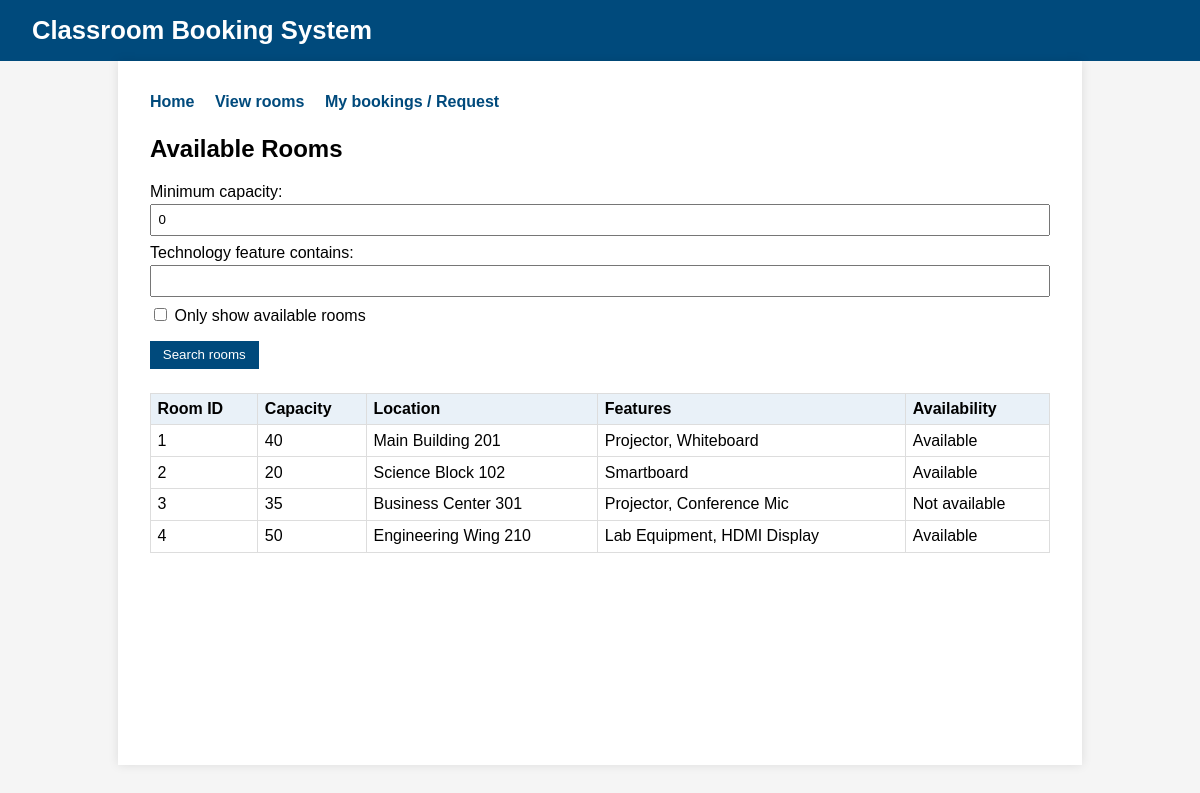
Screenshot of /project-root/instructor_rooms.php with the database file from the repository.
### tables this page shows
Create Table Rooms(
Capacity int,
Availability boolean,
Location varchar(64),
Tech_Feature text,
Rid int primary key
);

### project-root/instructor_rooms.php (the view, shortened to what this page needs)
<?php
include 'includes/db.php';
$capacity = isset($_GET['capacity']) ? (int)$_GET['capacity'] : 0;
$feature  = isset($_GET['feature']) ? trim($_GET['feature']) : '';
$onlyAvailable = isset($_GET['only_available']) ? true : false;
$sql = "SELECT * FROM Rooms WHERE 1=1";
$params = [];
$stmt = $pdo->prepare($sql);
$stmt->execute($params);
$rooms = $stmt->fetchAll();
?>
<!DOCTYPE html>
<html lang="en">
<head>
    <link rel="stylesheet" href="css/style.css">
</head>
<body>
<header>
    <h1>Classroom Booking System</h1>
</header>
<main>
    <nav>
        <a href="index.php">Home</a>
        <a href="instructor_rooms.php">View rooms</a>
        <a href="instructor_bookings.php">My bookings / Request</a>
    </nav>
    <h2>Available Rooms</h2>
    <form method="get">
        <label for="capacity">Minimum capacity:</label>
        <input type="number" name="capacity" id="capacity" min="0" value="<?php echo htmlspecialchars($capacity); ?>">
        <label for="feature">Technology feature contains:</label>
        <input type="text" name="feature" id="feature" value="<?php echo htmlspecialchars($feature); ?>">
        <label>
            <input type="checkbox" name="only_available" <?php echo $onlyAvailable ? 'checked' : ''; ?>>
            Only show available rooms
        </label>
        <input type="submit" value="Search rooms">
    </form>
    <table>
        <tr>
            <th>Room ID</th>
            <th>Capacity</th>
            <th>Location</th>
            <th>Features</th>
            <th>Availability</th>
        </tr>
        <?php foreach ($rooms as $room): ?>
            <tr>
                <td><?php echo $room['Rid']; ?></td>
                <td><?php echo $room['Capacity']; ?></td>
                <td><?php echo htmlspecialchars($room['Location']); ?></td>
                <td><?php echo htmlspecialchars($room['Tech_Feature']); ?></td>
                <td><?php echo $room['Availability'] ? 'Available' : 'Not available'; ?></td>
            </tr>
        <?php endforeach; ?>
    </table>
</main>
</body>
</html>

### project-root/css/style.css (style rules this page uses)
body { font-family: Arial, sans-serif; margin: 0; padding: 0; background: #f5f5f5; }
header { background: #004a7c; color: white; padding: 1rem 2rem; }
header h1 { margin: 0; font-size: 1.6rem; }
main { padding: 2rem; max-width: 900px; margin: 0 auto; background: white; min-height: 80vh; box-shadow: 0 0 10px rgba(0,0,0,0.1); }
nav a { margin-right: 1rem; text-decoration: none; color: #004a7c; font-weight: bold; }
nav { margin-bottom: 1.5rem; }
h2 { margin-top: 0; }
form { margin-bottom: 1.5rem; }
label { display: block; margin: 0.5rem 0 0.2rem; }
input[type="text"], input[type="number"], input[type="time"], select { width: 100%; padding: 0.4rem; box-sizing: border-box; }
button, input[type="submit"] { margin-top: 0.8rem; padding: 0.4rem 0.8rem; border: none; background: #004a7c; color: white; cursor: pointer; }
table { width: 100%; border-collapse: collapse; margin-top: 1rem; }
th, td { border: 1px solid #ddd; padding: 0.4rem; text-align: left; }
th { background: #e9f1f8; }

### rows the page displays
rooms: Rid "1", Capacity "40", Location "Main Building 201", Tech_Feature "Projector, Whiteboard", Availability "Available"
rooms: Rid "2", Capacity "20", Location "Science Block 102", Tech_Feature "Smartboard", Availability "Available"
rooms: Rid "3", Capacity "35", Location "Business Center 301", Tech_Feature "Projector, Conference Mic", Availability "Not available"
rooms: Rid "4", Capacity "50", Location "Engineering Wing 210", Tech_Feature "Lab Equipment, HDMI Display", Availability "Available"
